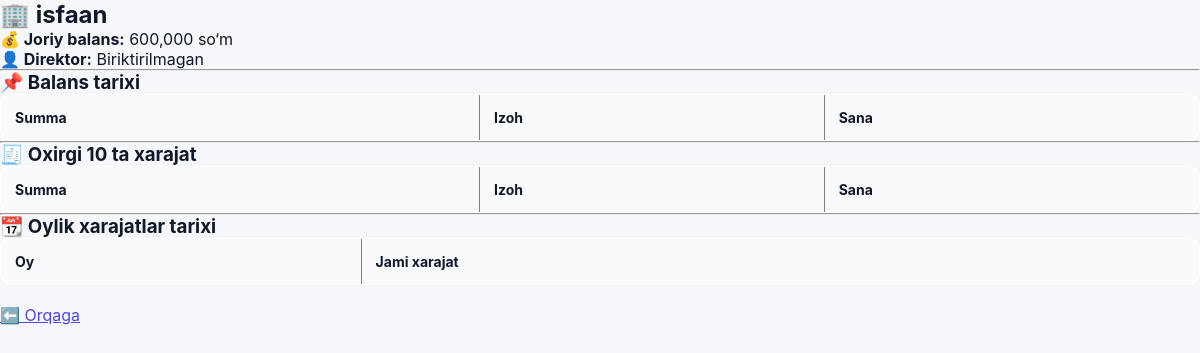
Page /admin/company/1 (signed in) on the earlier database version.
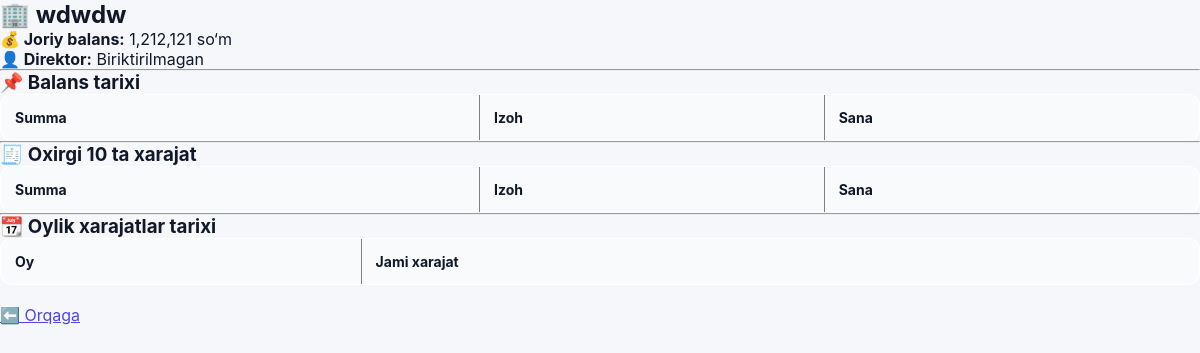
Same page on the later database version.
### tables this page shows
CREATE TABLE companies (
        id INTEGER PRIMARY KEY AUTOINCREMENT,
        name TEXT,
        balance INTEGER DEFAULT 0,
        created_at TEXT
    );

### app.py (the view)
@app.route("/admin/company/<int:company_id>")
def admin_company_detail(company_id):
    if session.get("role") != "admin":
        return "Ruxsat yo‘q ❌"
    conn = sqlite3.connect("users.db")
    conn.row_factory = sqlite3.Row
    c = conn.cursor()
    c.execute(
        "SELECT id, name, balance, created_at FROM companies WHERE id=?",
        (company_id,)
    )
    company = c.fetchone()
    if not company:
        conn.close()
        return "Kompaniya topilmadi ❌"
    c.execute(
        "SELECT IFNULL(SUM(amount),0) FROM expenses WHERE company_id=?",
        (company_id,)
    )
    total_expenses = c.fetchone()[0]
    c.execute("""
        SELECT
            u.id,
            u.username,
            IFNULL(SUM(e.amount),0) AS total
        FROM users u
        LEFT JOIN expenses e
            ON e.company_id = u.company_id
        WHERE u.company_id=? AND u.role='director'
        GROUP BY u.id
    """, (company_id,))
    directors = c.fetchall()
    period = request.args.get("period")
    from_date = request.args.get("from")
    to_date = request.args.get("to")
    query = """
        SELECT
            u.username,
            e.amount,
            e.description,
            e.created_at
        FROM expenses e
        LEFT JOIN users u
            ON u.company_id = e.company_id AND u.role='director'
        WHERE e.company_id=?
    """
    params = [company_id]
    if period == "day":
        query += " AND date(e.created_at)=date('now')"
    elif period == "month":
        query += " AND strftime('%Y-%m', e.created_at)=strftime('%Y-%m','now')"
    elif from_date and to_date:
        query += " AND date(e.created_at) BETWEEN ? AND ?"
        params.extend([from_date, to_date])
    query += " ORDER BY e.created_at DESC"
    c.execute(query, params)
    expenses = c.fetchall()
    conn.close()
    return render_template(
        "admin_company_detail.html",
        company=company,
        total_expenses=total_expenses,
        directors=directors,
        expenses=expenses
    )

### app.py (called while the page is built)
@app.context_processor
def inject_notifications():
    return {
        "notifications": [],
        "last_expense": session.get("last_expense")
    }

### templates/admin_company_detail.html (shortened to what this page needs)
<!DOCTYPE html>
<html lang="uz">
<head>
    <link rel="stylesheet" href="{{ url_for('static', filename='style.css') }}">
</head>
<body>
<h2>🏢 {{ company[1] }}</h2>
<p><b>💰 Joriy balans:</b> {{ "{:,}".format(company[2]) }} so‘m</p>
<p><b>👤 Direktor:</b>
    {% if director %}
        {{ director[0] }}
    {% else %}
        Biriktirilmagan
    {% endif %}
</p>
<hr>
<h3>📌 Balans tarixi</h3>
<table border="1" width="100%" cellpadding="6">
    <tr>
        <th>Summa</th>
        <th>Izoh</th>
        <th>Sana</th>
    </tr>
</table>
<hr>
<h3>🧾 Oxirgi 10 ta xarajat</h3>
<table border="1" width="100%" cellpadding="6">
    <tr>
        <th>Summa</th>
        <th>Izoh</th>
        <th>Sana</th>
    </tr>
</table>
<hr>
<h3>📆 Oylik xarajatlar tarixi</h3>
<table border="1" width="100%" cellpadding="6">
    <tr>
        <th>Oy</th>
        <th>Jami xarajat</th>
    </tr>
</table>
<br>
<a href="{{ url_for('admin_companies') }}">⬅️ Orqaga</a>
</body>
</html>

Differences in the rows shown:
changed companies: name "isfaan" → "wdwdw"; balance "600,000" → "1,212,121"
